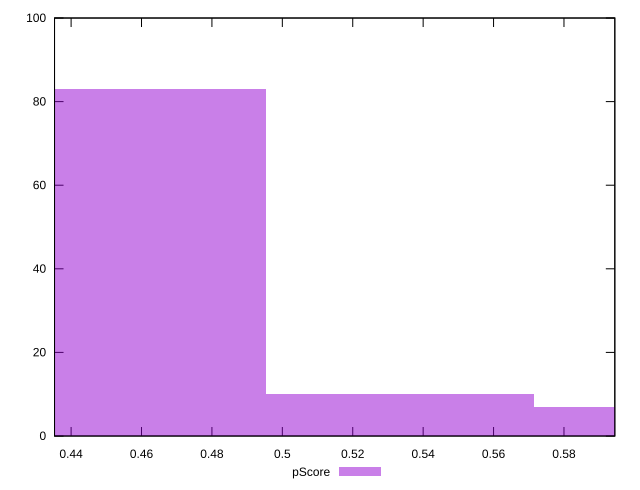

This chart was generated by the following gnuplot code:
reset

$pScore <<EOF
0.4572320110831147 83
0.5334373462636338 10
0.6096426814441529 7
EOF

set key outside below
set boxwidth 0.07620533518051911
set xrange [0.43529411764705883:0.5944444444444444]
set yrange [0:100]
set trange [0:100]
set style fill transparent solid 0.5 noborder
set terminal svg size 640, 490 enhanced background rgb 'white'
set output "report_00011_2021-02-09T10:53:21.242Z/uses-http2/samples/pages+cached+noadtech+nomedia+nocss/pScore/histogram.svg"

plot $pScore title "pScore" with boxes

reset
